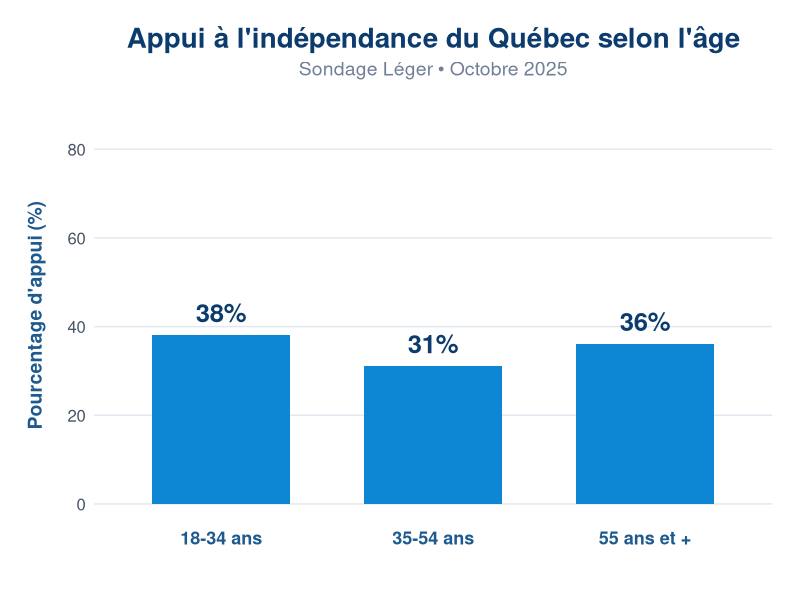
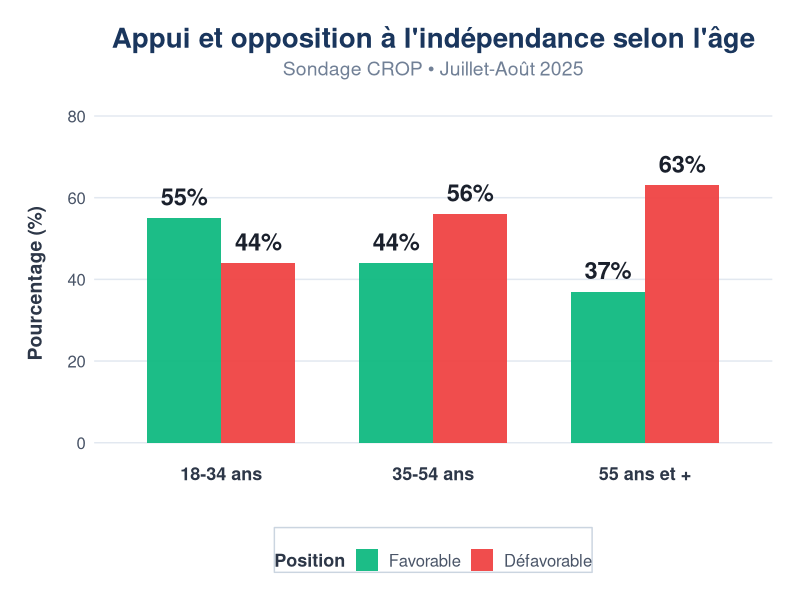
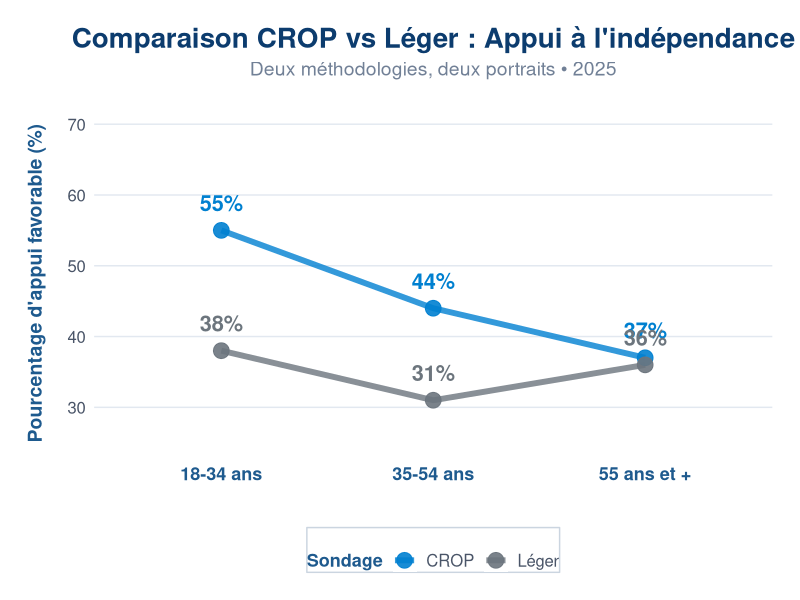

The R source for these figures, in order:
## ---- chunk 1
knitr::opts_chunk$set(echo = TRUE, warning = FALSE, message = FALSE, 
                      fig.width=10, fig.height=7, fig.align='center')

# Charger les packages
library(ggplot2)
library(dplyr)
library(tidyr)
library(kableExtra)
## ---- chunk 2
# Données CROP (juillet-août 2025)
donneesCROP <- data.frame(
  groupe_age = c("18-34 ans", "35-54 ans", "55 ans et +"),
  appui_tresfavorable = c(18, 14, 16),
  appui_favorable = c(37, 30, 21),
  appui_defavorable = c(29, 26, 22),
  appui_tresdefavorable = c(15, 30, 41)
)

# Calculer les totaux favorables et défavorables
donneesCROP <- donneesCROP %>%
  mutate(
    total_favorable = appui_tresfavorable + appui_favorable,
    total_defavorable = appui_defavorable + appui_tresdefavorable
  )

# Afficher le tableau CROP avec style
knitr::kable(donneesCROP[, c("groupe_age", "total_favorable", "total_defavorable")],
             col.names = c("Groupe d'âge", "Favorable (%)", "Défavorable (%)"),
             caption = "Tableau 1 : Appui à l'indépendance par groupe d'âge (Sondage CROP, juillet-août 2025)",
             align = 'c') %>%
  kable_styling(bootstrap_options = c("striped", "hover", "condensed"),
                full_width = FALSE,
                position = "center") %>%
  row_spec(0, bold = TRUE, color = "white", background = "#0080d0") %>%
  row_spec(1, background = "#e6f4ff")
## ---- chunk 3
# Données Léger (octobre 2025)
donneesLEGER <- data.frame(
  groupe_age = c("18-34 ans", "35-54 ans", "55 ans et +"),
  appui_pour = c(38, 31, 36),
  appui_contre = c(62, 69, 64)
)

# Afficher le tableau Léger avec style
knitr::kable(donneesLEGER,
             col.names = c("Groupe d'âge", "Pour (%)", "Contre (%)"),
             caption = "Tableau 2 : Position sur l'indépendance par groupe d'âge (Sondage Léger, octobre 2025)",
             align = 'c') %>%
  kable_styling(bootstrap_options = c("striped", "hover", "condensed"),
                full_width = FALSE,
                position = "center") %>%
  row_spec(0, bold = TRUE, color = "white", background = "#0080d0") %>%
  row_spec(2, background = "#e6f4ff")
## ---- chunk 4
ggplot(donneesLEGER, aes(x = groupe_age, y = appui_pour)) +
  geom_bar(stat = "identity", fill = "#0080d0", width = 0.65, alpha = 0.95) +
  geom_text(aes(label = paste0(appui_pour, "%")), 
            vjust = -0.7, size = 6.5, fontface = "bold", color = "#0c3c6e") +
  labs(title = "Appui à l'indépendance du Québec selon l'âge",
       subtitle = "Sondage Léger • Octobre 2025",
       x = "",
       y = "Pourcentage d'appui (%)") +
  ylim(0, 85) +
  theme_minimal(base_size = 14) +
  theme(
    plot.title = element_text(hjust = 0.5, face = "bold", size = 20, color = "#0c3c6e", margin = margin(b = 5)),
    plot.subtitle = element_text(hjust = 0.5, size = 14, color = "#718096", margin = margin(b = 20)),
    axis.text.x = element_text(size = 13, face = "bold", color = "#1e5a8e"),
    axis.text.y = element_text(size = 12, color = "#4a5568"),
    axis.title.y = element_text(size = 14, face = "bold", margin = margin(r = 15), color = "#1e5a8e"),
    panel.grid.major.x = element_blank(),
    panel.grid.minor = element_blank(),
    panel.grid.major.y = element_line(color = "#e2e8f0", size = 0.5),
    plot.margin = margin(20, 20, 20, 20),
    plot.background = element_rect(fill = "white", color = NA),
    panel.background = element_rect(fill = "white", color = NA)
  )
## ---- chunk 5
# Préparer les données pour le graphique
donnees_totaux <- donneesCROP %>%
  select(groupe_age, total_favorable, total_defavorable) %>%
  pivot_longer(cols = c(total_favorable, total_defavorable),
               names_to = "categorie",
               values_to = "pourcentage")

donnees_totaux$categorie <- factor(donnees_totaux$categorie,
                                   levels = c("total_favorable", "total_defavorable"),
                                   labels = c("Favorable", "Défavorable"))

# Créer le graphique
ggplot(donnees_totaux, aes(x = groupe_age, y = pourcentage, fill = categorie)) +
  geom_bar(stat = "identity", position = "dodge", width = 0.7, alpha = 0.95) +
  geom_text(aes(label = paste0(pourcentage, "%")), 
            position = position_dodge(width = 0.7),
            vjust = -0.7, size = 6, fontface = "bold", color = "#1a202c") +
  scale_fill_manual(values = c("Favorable" = "#10b981", 
                                "Défavorable" = "#ef4444")) +
  labs(title = "Appui et opposition à l'indépendance selon l'âge",
       subtitle = "Sondage CROP • Juillet-Août 2025",
       x = "",
       y = "Pourcentage (%)",
       fill = "Position") +
  ylim(0, 78) +
  theme_minimal(base_size = 14) +
  theme(
    plot.title = element_text(hjust = 0.5, face = "bold", size = 20, color = "#1a365d", margin = margin(b = 5)),
    plot.subtitle = element_text(hjust = 0.5, size = 14, color = "#718096", margin = margin(b = 20)),
    axis.text.x = element_text(size = 13, face = "bold", color = "#2d3748"),
    axis.text.y = element_text(size = 12, color = "#4a5568"),
    axis.title.y = element_text(size = 14, face = "bold", margin = margin(r = 15), color = "#2d3748"),
    legend.position = "bottom",
    legend.title = element_text(face = "bold", size = 13, color = "#2d3748"),
    legend.text = element_text(size = 12, color = "#4a5568"),
    legend.background = element_rect(fill = "white", color = "#cbd5e0", size = 0.5),
    legend.margin = margin(t = 15),
    panel.grid.major.x = element_blank(),
    panel.grid.minor = element_blank(),
    panel.grid.major.y = element_line(color = "#e2e8f0", size = 0.5),
    plot.margin = margin(20, 20, 20, 20),
    plot.background = element_rect(fill = "white", color = NA),
    panel.background = element_rect(fill = "white", color = NA)
  )
## ---- chunk 6
# Préparer les données pour la comparaison
comparaison <- data.frame(
  groupe_age = rep(c("18-34 ans", "35-54 ans", "55 ans et +"), 2),
  sondage = rep(c("CROP", "Léger"), each = 3),
  appui = c(donneesCROP$total_favorable, donneesLEGER$appui_pour)
)

# Créer un graphique de lignes avec points
ggplot(comparaison, aes(x = groupe_age, y = appui, group = sondage, color = sondage)) +
  geom_line(size = 2, alpha = 0.8) +
  geom_point(size = 5, alpha = 0.9) +
  geom_text(aes(label = paste0(appui, "%")), 
            vjust = -1.2, size = 5.5, fontface = "bold", show.legend = FALSE) +
  scale_color_manual(values = c("CROP" = "#0080d0", "Léger" = "#6c757d")) +
  labs(title = "Comparaison CROP vs Léger : Appui à l'indépendance",
       subtitle = "Deux méthodologies, deux portraits • 2025",
       x = "",
       y = "Pourcentage d'appui favorable (%)",
       color = "Sondage") +
  ylim(25, 70) +
  theme_minimal(base_size = 14) +
  theme(
    plot.title = element_text(hjust = 0.5, face = "bold", size = 20, color = "#0c3c6e", margin = margin(b = 5)),
    plot.subtitle = element_text(hjust = 0.5, size = 14, color = "#718096", margin = margin(b = 20)),
    axis.text.x = element_text(size = 13, face = "bold", color = "#1e5a8e"),
    axis.text.y = element_text(size = 12, color = "#4a5568"),
    axis.title.y = element_text(size = 14, face = "bold", margin = margin(r = 15), color = "#1e5a8e"),
    legend.position = "bottom",
    legend.title = element_text(face = "bold", size = 13, color = "#1e5a8e"),
    legend.text = element_text(size = 12, color = "#4a5568"),
    legend.background = element_rect(fill = "white", color = "#cbd5e0", size = 0.5),
    legend.key = element_rect(fill = "white"),
    legend.margin = margin(t = 15),
    panel.grid.major.x = element_blank(),
    panel.grid.minor = element_blank(),
    panel.grid.major.y = element_line(color = "#e2e8f0", size = 0.5),
    plot.margin = margin(20, 20, 20, 20),
    plot.background = element_rect(fill = "white", color = NA),
    panel.background = element_rect(fill = "white", color = NA)
  )
